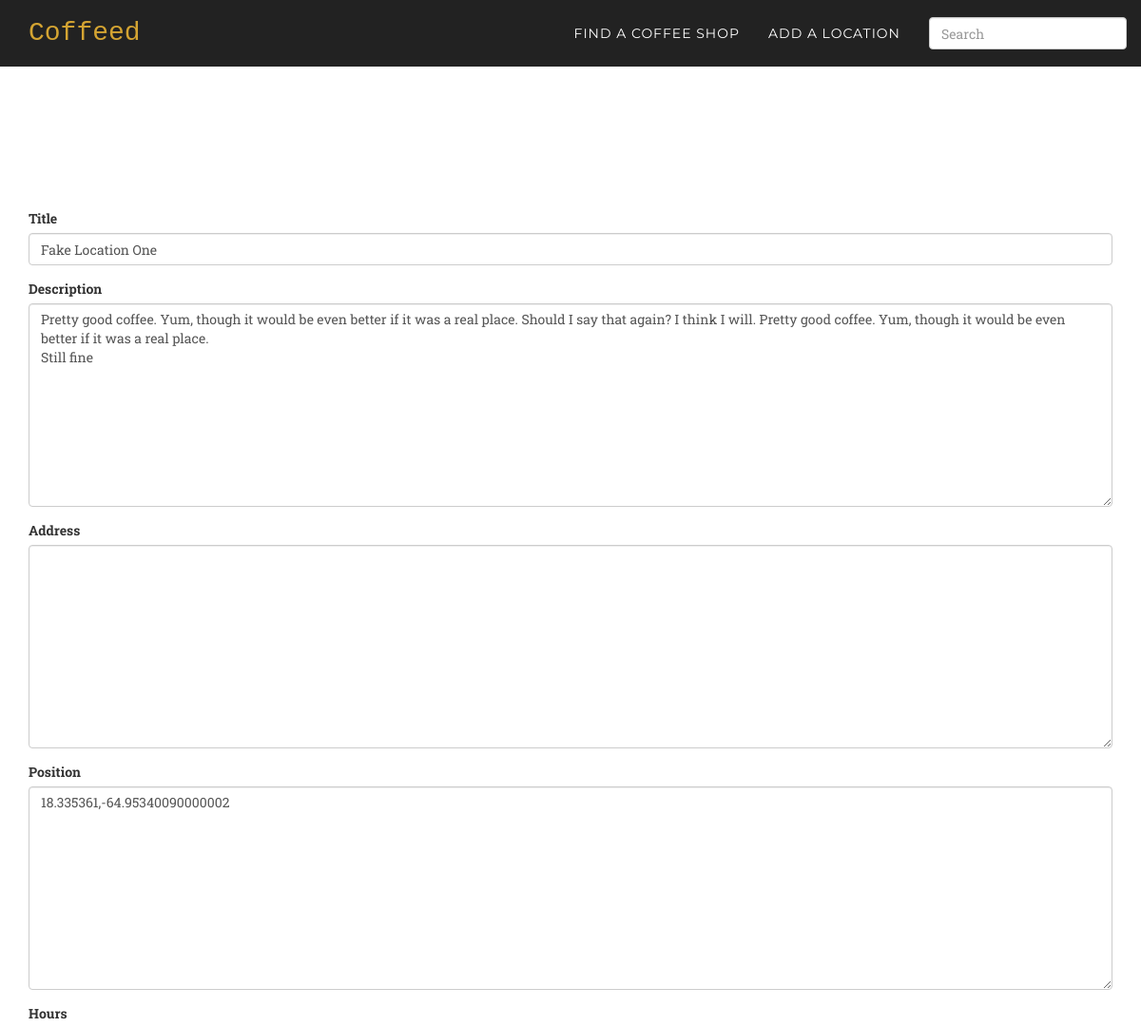
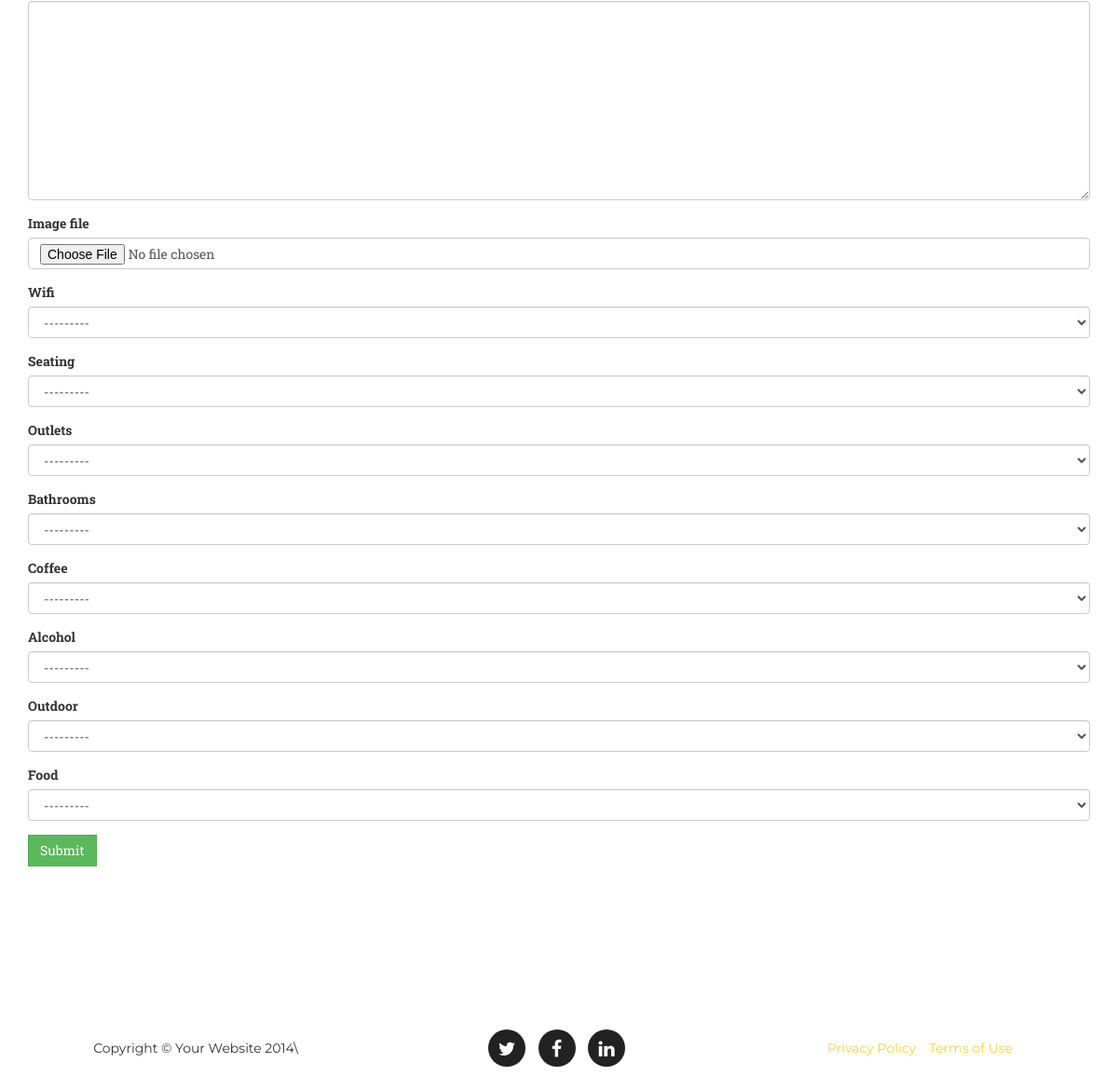
Page /location/1/update/ (signed in) on the committed database (2 pictures, top to bottom).
### core/models.py (models this page shows, shortened)
class Location(models.Model):
    title = models.CharField(max_length=300)
    description = models.TextField(null=True, blank=True)
    address = models.TextField(null=True, blank=True)
    position = GeopositionField(null=True, blank=True)
    hours = models.TextField(null=True, blank=True)
    image_file = models.ImageField(upload_to=upload_to_location, null=True, blank=True)
    wifi = models.IntegerField(choices=WIFI_CHOICES, null=True, blank=True)
    seating = models.IntegerField(choices=PLURAL_CHOICES, null=True, blank=True)
    outlets = models.IntegerField(choices=PLURAL_CHOICES, null=True, blank=True)
    bathrooms = models.IntegerField(choices=YESNO_CHOICES, null=True, blank=True)
    coffee = models.IntegerField(choices=COFFEE_CHOICES, null=True, blank=True)
    alcohol = models.IntegerField(choices=YESNO_CHOICES, null=True, blank=True)
    outdoor = models.IntegerField(choices=YESNO_CHOICES, null=True, blank=True)
    food = models.IntegerField(choices=YESNO_CHOICES, null=True, blank=True)
    created_at = models.DateTimeField(auto_now_add=True)

### core/views.py (the view)
# urls.py: url(r'location/(?P<pk>\d+)/update/$', login_required(coreviews.LocationUpdateView.as_view()), name='location_update'),
class LocationUpdateView(UpdateView):
    model = coremodels.Location
    template_name = "base/form.html"
    fields = "__all__"

### templates/base/form.html (shortened to what this page needs)
{% extends "base/theme.html" %}
{% load widget_tweaks %}
{% block main_content %}
 <div class="header-buffer">
 </div>
 <section id="services">
 <div class="container">
<div class="row">
 {% if form %}
 <div class="col-md-12">
 <form action="" method="post" enctype="multipart/form-data">{% csrf_token %}{{ form.media }}
 {% for field in form %}
 <div class="form-group warning">
 <label for="exampleInputFile">{{ field.label }}</label>
 {{ field|add_class:"form-control"}}
 </div>
 {% endfor %}
 <input type="submit" class="btn btn-success" role="button" value="{{ verb|default:"Submit" }}" />
 </form>
</div>
{% endif %}
</div>
</div>
</section>
{% endblock %}

### static/css/agency.css (style rules this page uses)
body { overflow-x: hidden; font-family: "Roboto Slab","Helvetica Neue",Helvetica,Arial,sans-serif; }
section { padding: 100px 0; }
@media (min-width:768px) { section { padding: 150px 0; } }
body { webkit-tap-highlight-color: #fed136; }
.header-buffer { height:70px; }
.btn { border-radius: 0px; }

### rows in the picture
Location: form "Fake Location One" "Pretty good coffee. Yum, though it would be even better if it was a real place. Should I say that again? I think I will. Pretty good coffee. Yum, though it would be even better if it was a real place. Still fine" "18.335361,-64.95340090000002" "---------" "---------" "---------" "---------" "---------" "---------" "---------" "---------"

### other values in the picture
{{ field.label }} "Title" "Description" "Address" "Position" "Hours" "Image file" "Wifi" "Seating" "Outlets" "Bathrooms" "Coffee" "Alcohol" "Outdoor" "Food"
